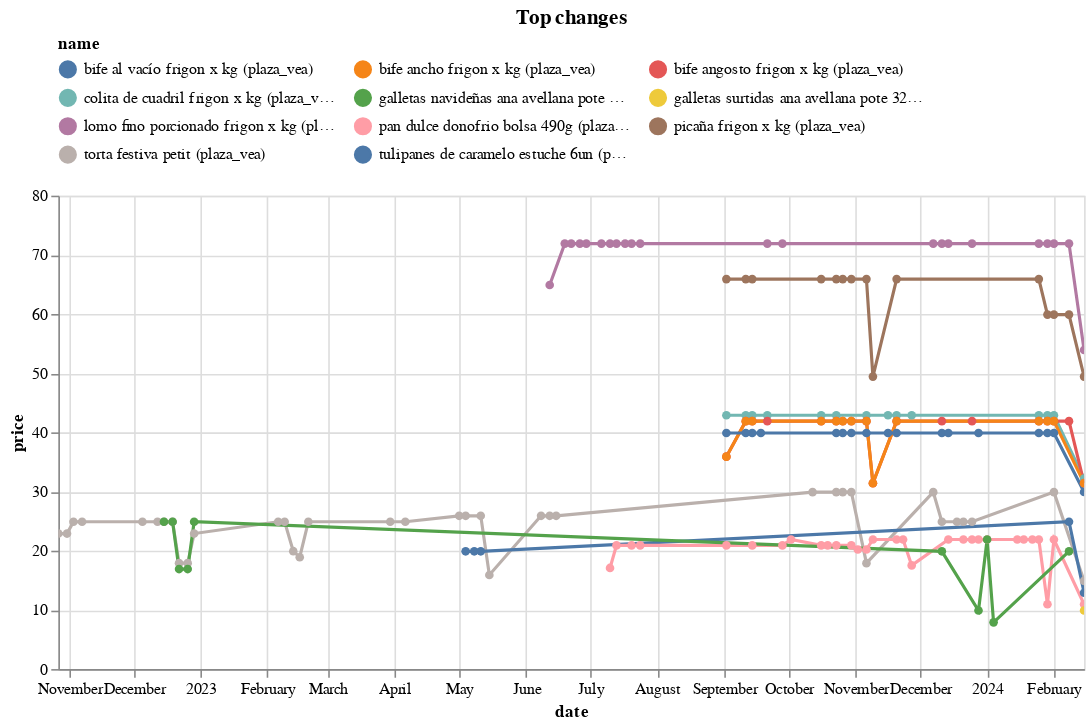

Here is the notebook cell this chart was saved with:
### Code cell
top_changes_abs.head(10).pipe(plot_changes, 'Top changes')

### Figure 1 — Vega-Lite specification as saved in the notebook (floating-point values rounded to 4 significant figures; data arrays with more than 128 entries replaced by an {"elided": "..."} marker saying what was removed)
{"config": {"view": {"continuousWidth": 300, "continuousHeight": 300}, "legend": {"columns": 3, "orient": "top"}}, "data": {"name": "data-fc9d05b3be647b7e3dcb7ed149e1ba45"}, "mark": {"type": "line", "point": true}, "encoding": {"color": {"field": "name", "scale": {"domain": ["bife al vacío frigon x kg (plaza_vea)", "bife ancho frigon x kg (plaza_vea)", "bife angosto frigon x kg (plaza_vea)", "colita de cuadril frigon x kg (plaza_vea)", "galletas navideñas ana avellana pote 320g (plaza_vea)", "galletas surtidas ana avellana pote 320g (plaza_vea)", "lomo fino porcionado frigon x kg (plaza_vea)", "pan dulce donofrio bolsa 490g (plaza_vea)", "picaña frigon x kg (plaza_vea)", "torta festiva petit (plaza_vea)", "tulipanes de caramelo estuche 6un (plaza_vea)"]}, "type": "nominal"}, "tooltip": [{"field": "name", "type": "nominal"}, {"field": "price", "type": "quantitative"}, {"field": "last_price", "type": "quantitative"}], "x": {"field": "date", "type": "temporal"}, "y": {"field": "price", "type": "quantitative"}}, "params": [{"name": "param_7", "select": {"type": "point", "fields": ["name"]}, "bind": "legend"}, {"name": "param_8", "select": {"type": "interval", "encodings": ["x", "y"]}, "bind": "scales"}], "title": "Top changes", "transform": [{"filter": {"param": "param_7"}}], "width": 650, "$schema": "https://vega.github.io/schema/vega-lite/v5.16.3.json", "datasets": {"data-fc9d05b3be647b7e3dcb7ed149e1ba45": {"elided": "183 records"}}}
